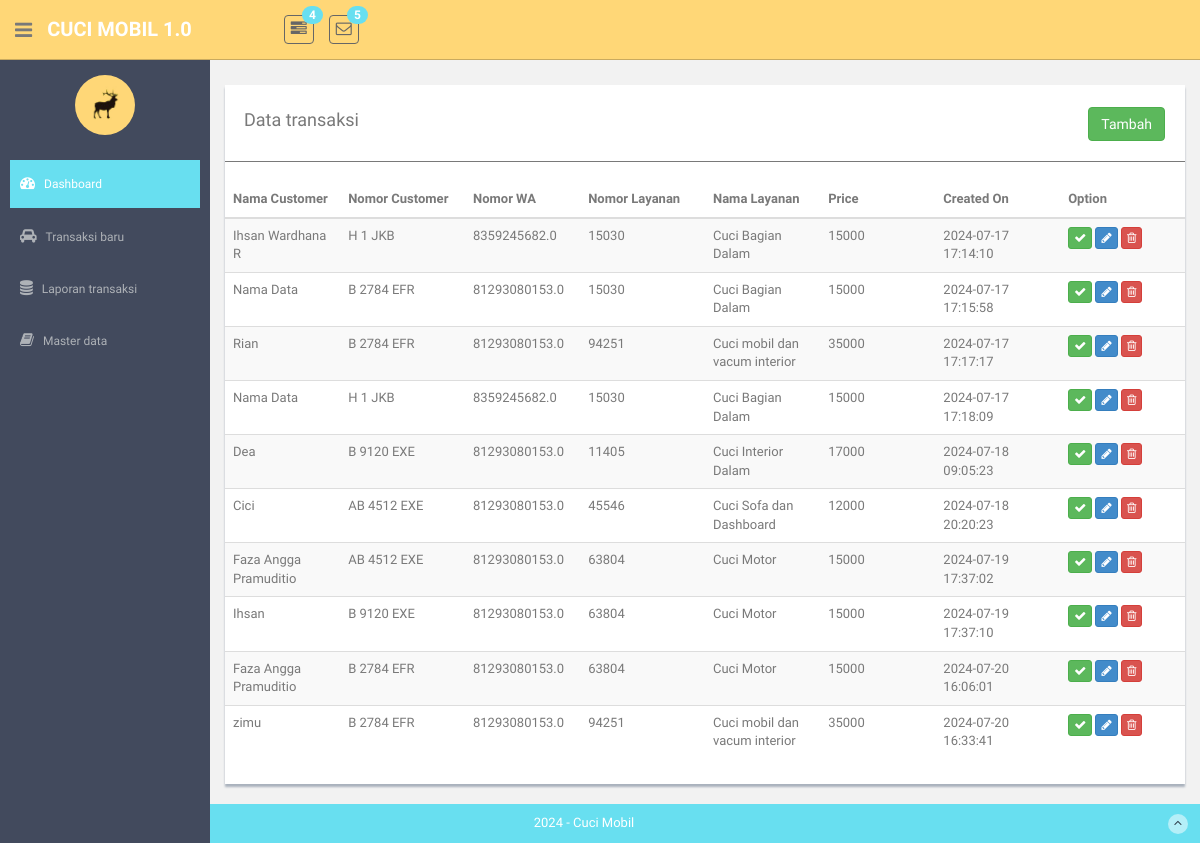
The app's page /transactions, older data.
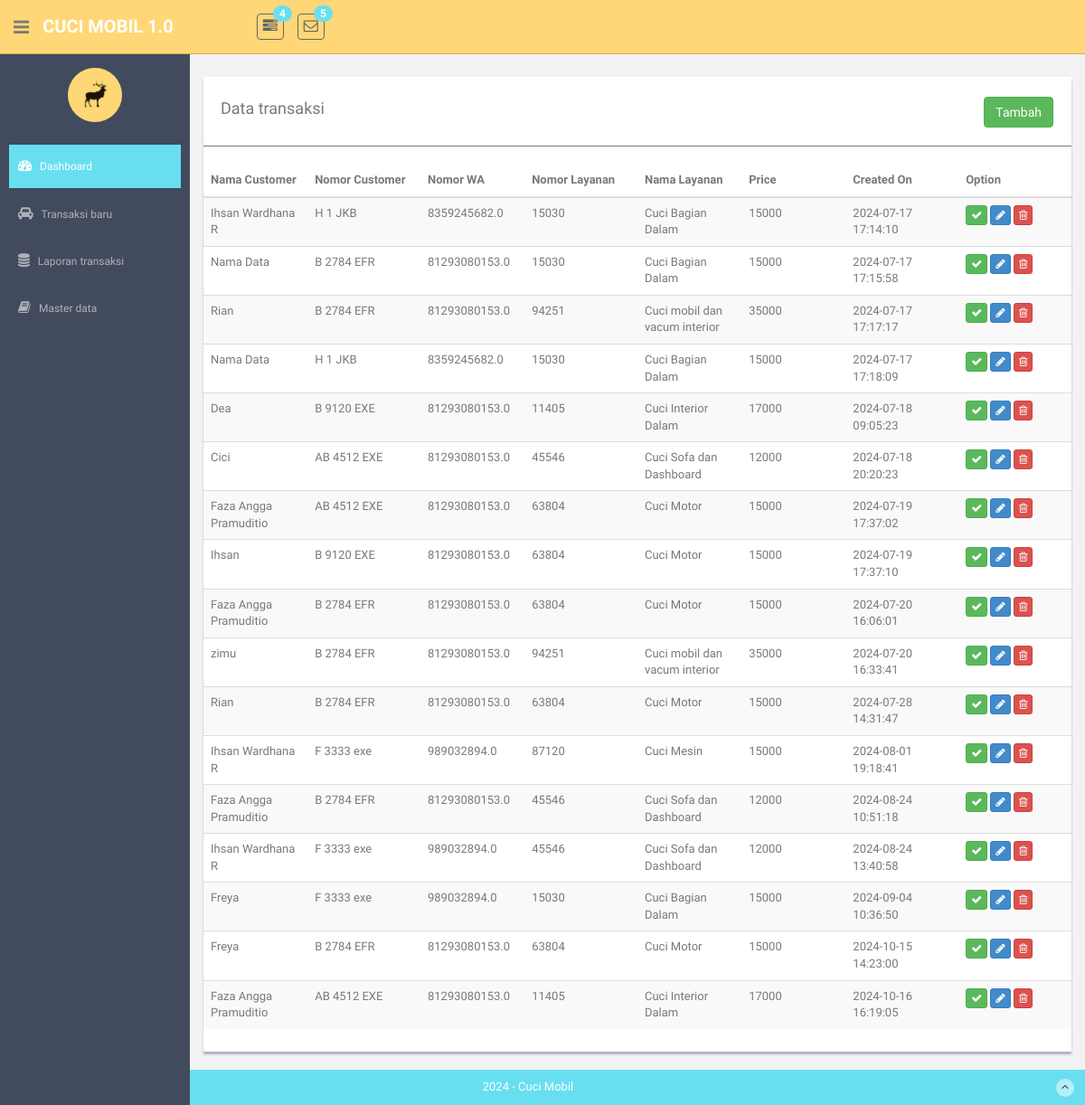
The same page, newer data.
### model/Transactions.py (models this page shows)
class Transactions(Model):
    id = IntegerField()
    cust_id = IntegerField()
    serv_id = IntegerField()
    cust_nomor = CharField()
    cust_owner = CharField()
    cust_phone = CharField()
    serv_code = CharField()
    serv_name = CharField()
    price = IntegerField()
    created_on = IntegerField()
    class Meta:
        database = db
        db_table = 'transactions'

### routes_transactions.py (the view)
@app.route('/transactions',  methods=["GET"])
def transactions():
    trxs = TransactionController.list_transactions()
    return render_template('transactions/transaction-list.html', transactions=trxs)

### controller/TransactionController.py (called while the page is built)
    @staticmethod
    def list_transactions():
        return Transactions.select()

### templates/transactions/transaction-list.html (shortened to what this page needs)
{% extends "layout.html" %}
{% block content %}
<div class="row mt">
    <div class="col-md-12">
        <div class="content-panel">
            <table class="table table-striped table-advance table-hover">
                <div class="form-group">
                    <div style="float:left;">
                        <h4>&nbsp; Data transaksi</h4>
                    </div>
                    <div class="pull-right" style="padding-top:7px;padding-right:20px;">
                        <button class="btn btn-success" onclick="openModal(0)">Tambah</button>
                    </div>
                </div>
                <hr/>
                <thead>
                    <tr>
                        <th width="12%">Nama Customer</th>
                        <th width="13%">Nomor Customer</th>
                        <th width="12%">Nomor WA</th>
                        <th width="13%">Nomor Layanan</th>
                        <th width="12%">Nama Layanan</th>
                        <th width="12%">Price</th>
                        <th width="13%">Created On</th>
                        <th width="13%">Option</th>
                    </tr>
                </thead>
                <tbody>
                    {% if transactions|length > 0 %}
                        {% for item in transactions %}
                        <tr>
                            <td>{{ item.cust_owner }}</td>
                            <td>{{ item.cust_nomor }}</td>
                            <td>{{ item.cust_phone }}</td>
                            <td>{{ item.serv_id }}</td>
                            <td>{{ item.serv_name }}</td>
                            <td>{{ item.price }}</td>
                            <td>{{ item.created_on }}</td>
                            <td align="left">
                                <button class="btn btn-success btn-xs"><i class="fa fa-check"></i></button>
                                <button class="btn btn-primary btn-xs" onclick="openModal({{ item.id }})"><i class="fa fa-pencil"></i></button>
                                <button class="btn btn-danger btn-xs" onclick="deleteRecord({{ item.id }})"><i class="fa fa-trash-o"></i></button>
                            </td>
                        </tr>
                        {% endfor %}
                    {% else %}
                        <tr>
                            <td colspan="8" align="center"><br/>Tidak ada data</td>
                        </tr>
                    {% endif %}
                </tbody>
            </table>
        </div>
    </div>
</div>
{% endblock %}

### templates/layout.html (shortened to what this page needs)
<!DOCTYPE html>
<html lang="en">
  <head>
    <link href="assets/css/bootstrap.css" rel="stylesheet">
    <link href="assets/font-awesome/css/font-awesome.css" rel="stylesheet" />
    <link rel="stylesheet" type="text/css" href="assets/css/zabuto_calendar.css">
    <link rel="stylesheet" type="text/css" href="assets/js/gritter/css/jquery.gritter.css" />
    <link rel="stylesheet" type="text/css" href="assets/lineicons/style.css">
     <link rel="stylesheet" href="//code.jquery.com/ui/1.12.1/themes/base/jquery-ui.css">
    <link href="assets/css/style.css" rel="stylesheet">
    <link href="assets/css/style-responsive.css" rel="stylesheet">
  </head>
  <body>
  <section id="container" >
		{% include  "header.html" %}
      <aside>
		{% include  "nav.html" %}
      </aside>
      <section id="main-content">
          <section class="wrapper">
			  {% block content %}{% endblock %}
          </section>
      </section>
      <footer class="site-footer">
          <div class="text-center">
              2024 - Cuci Mobil
              <a href="index.html#" class="go-top">
                  <i class="fa fa-angle-up"></i>
              </a>
          </div>
      </footer>
  </section>
  </body>
</html>

### templates/header.html (shortened to what this page needs)
<header class="header black-bg">
      <div class="sidebar-toggle-box">
          <div class="fa fa-bars tooltips" data-placement="right" data-original-title="Toggle Navigation"></div>
      </div>
    <a href="/" class="logo"><b>CUCI MOBIL 1.0</b></a>
    <div class="nav notify-row" id="top_menu">
        <ul class="nav top-menu">
            <li class="dropdown">
                <a data-toggle="dropdown" class="dropdown-toggle" href="index.html#">
                    <i class="fa fa-tasks"></i>
                    <span class="badge bg-theme">4</span>
                </a>
            </li>
            <li id="header_inbox_bar" class="dropdown">
                <a data-toggle="dropdown" class="dropdown-toggle" href="index.html#">
                    <i class="fa fa-envelope-o"></i>
                    <span class="badge bg-theme">5</span>
                </a>
            </li>
        </ul>
    </div>
</header>

### templates/nav.html (shortened to what this page needs)
<div id="sidebar"  class="nav-collapse ">
              <ul class="sidebar-menu" id="nav-accordion">
              	  <p class="centered"><a href="profile.html"><img src="assets/img/ui-sam.jpg" class="img-circle" width="60"></a></p>
                  <li class="mt">
                      <a class="active" href="/">
                          <i class="fa fa-dashboard"></i>
                          <span>Dashboard</span>
                      </a>
                  </li>
                  <li class="sub-menu">
                      <a  href="/transactions">
                          <i class="fa fa-car"></i>
                          <span>Transaksi baru</span>
                      </a>
                  </li>
                  <li class="sub-menu">
                      <a href="javascript:;" >
                          <i class="fa fa-database"></i>
                          <span>Laporan transaksi</span>
                      </a>
                  </li>
                  <li class="sub-menu">
                      <a href="javascript:;" >
                          <i class="fa fa-book"></i>
                          <span>Master data</span>
                      </a>
                  </li>
              </ul>
          </div>

Row changes from the older to the newer data that the page shows:
added Transactions: cust_owner "Rian", cust_nomor "B 2784 EFR", cust_phone "81293080153.0", serv_id "63804", serv_name "Cuci Motor", price "15000", created_on "2024-07-28 14:31:47"
added Transactions: cust_owner "Ihsan Wardhana R", cust_nomor "F 3333 exe", cust_phone "989032894.0", serv_id "87120", serv_name "Cuci Mesin", price "15000", created_on "2024-08-01 19:18:41"
added Transactions: cust_owner "Faza Angga Pramuditio", cust_nomor "B 2784 EFR", cust_phone "81293080153.0", serv_id "45546", serv_name "Cuci Sofa dan Dashboard", price "12000", created_on "2024-08-24 10:51:18"
added Transactions: cust_owner "Ihsan Wardhana R", cust_nomor "F 3333 exe", cust_phone "989032894.0", serv_id "45546", serv_name "Cuci Sofa dan Dashboard", price "12000", created_on "2024-08-24 13:40:58"
added Transactions: cust_owner "Freya", cust_nomor "F 3333 exe", cust_phone "989032894.0", serv_id "15030", serv_name "Cuci Bagian Dalam", price "15000", created_on "2024-09-04 10:36:50"
added Transactions: cust_owner "Freya", cust_nomor "B 2784 EFR", cust_phone "81293080153.0", serv_id "63804", serv_name "Cuci Motor", price "15000", created_on "2024-10-15 14:23:00"
added Transactions: cust_owner "Faza Angga Pramuditio", cust_nomor "AB 4512 EXE", cust_phone "81293080153.0", serv_id "11405", serv_name "Cuci Interior Dalam", price "17000", created_on "2024-10-16 16:19:05"
